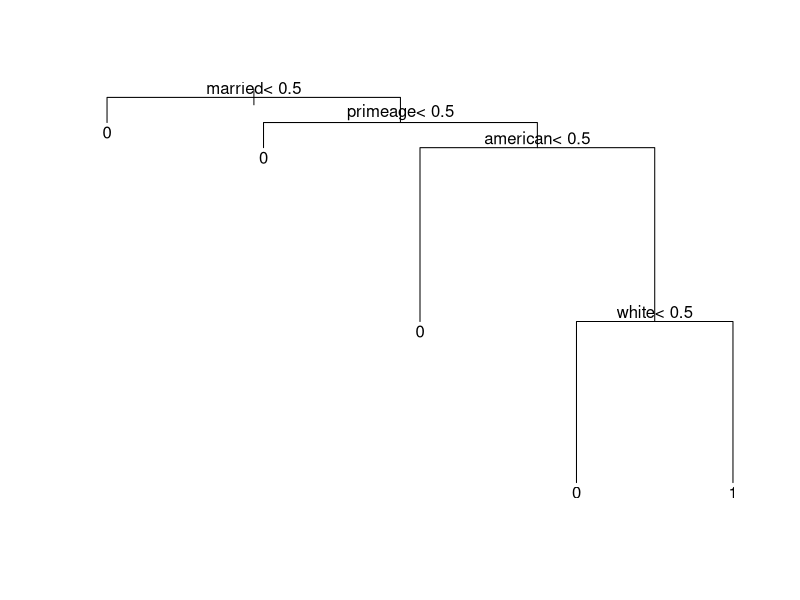

Write R code to recreate this figure.
library(rpart)

df <- read.csv("adult/df.csv")
test_set <- read.csv("adult/test_set.csv")
df['X'] <- NULL
test_set['X'] <- NULL

df$over50k = factor(df$over50k)
test_set$over50k = factor(test_set$over50k)

classifier = rpart(formula = over50k~., data = df, control=rpart.control(minsplit=15, minbucket=5,cp=0.005))
y_pred = predict(classifier, newdata = test_set[-6], type = 'class')

cm = table(test_set[,6], y_pred)
TN = true_negatives = cm[1, "0"]
FN = false_negatives = cm[2, "0"]
FP = false_positives = cm[1, "1"]
TP = true_positives = cm[2, "1"]
total = TN + FN + FP + TP

accuracy = (TN + TP)/total # 0.7629
sensitivity = TP/(TP+FN) # 0.6435
specificity = TN/(TN+FP) # 0.8008
precision = TP/(TP+FP) # 0.5060

ROC = sensitivity * (1 - specificity) # 0.1282

library(Metrics)

# test_set[,6] = factor(test_set[,6])
# y_pred = factor(y_pred)

mse(actual = as.integer(test_set[,6]), predicted = as.integer(y_pred))
# 0.2371

plot(classifier)
text(classifier)
